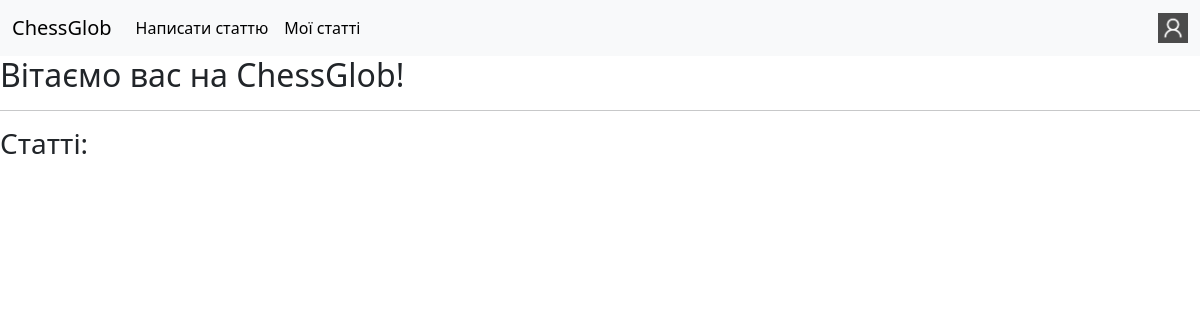
Page / (signed in) on the earlier database version.
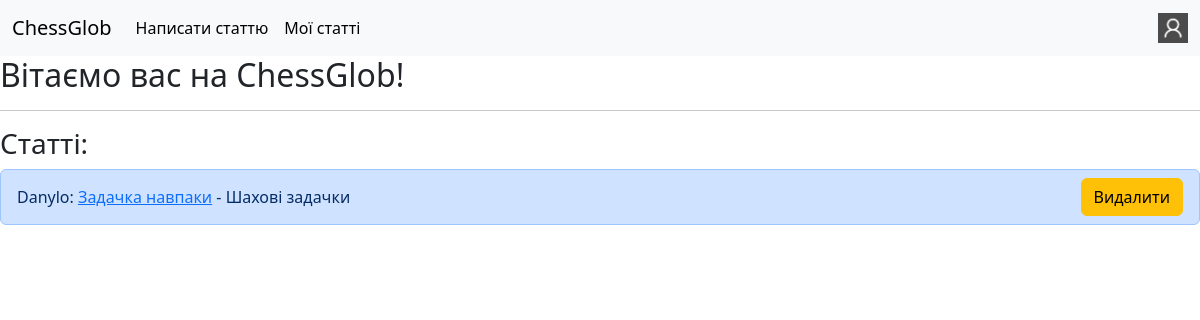
Same page on the later database version.
### blog/models.py (models this page shows, shortened)
class Article(models.Model):
    class Categories(models.TextChoices):
        other = "Інше"
        debut = "Дебют"
        middle_game = "Мітельшпіль"
        end_game = "Ендшпіль"
        history = "Історія"
        etude = "Шахові задачки"
    author = models.ForeignKey(MyUser, models.CASCADE)
    name = models.CharField(max_length=32)
    category = models.CharField(choices=Categories.choices, default=Categories.other)
    elements_num = models.IntegerField(default=1)

### auth_sys/models.py (models this page shows, shortened)
class MyUser(AbstractBaseUser, PermissionsMixin):
    class Roles(models.TextChoices): #Усі можливі ролі
        USER = "user"
        ADMINISTRATOR = "administrator"
    username = models.CharField(unique=True, max_length=16)
    email = models.EmailField(unique=True)
    role = models.CharField(choices=Roles.choices, default=Roles.USER)
    first_name = models.CharField(blank=True, null=True, max_length=16)
    last_name = models.CharField(blank=True, null=True, max_length=32)
    birth_date = models.DateField(blank=True, null=True)
    is_staff = models.BooleanField(default=False)
    is_superuser = models.BooleanField(default=False)
    is_active = models.BooleanField(default=True)
    objects = MyUserManager() #Це потрібно для створення самого акаунту
    USERNAME_FIELD = "username"
    REQUIRED_FIELDS = ["email"]

### blog/views.py (the view)
# urls.py: path("", views.index, name="index"),
def index(request):
    return render(request, "blog/index.html", {"articles":models.Article.objects.all()})

### templates/blog/index.html (shortened to what this page needs)
{% extends "base.html" %}
{% block body %}
<h2>Вітаємо вас на ChessGlob!</h2>
<hr>
<h3>Статті:</h3>
<ul class="list-group">
    {% for article in articles %}
    <li class="list-group-item list-group-item-primary d-flex justify-content-between align-items-center">
        <div>
            {{ article.author.username }}: <a href="{% url 'blog:view_article' article.pk%}">{{ article.name }}</a> - {{ article.category }}
        </div>
        {% if user == article.author or user.role == article.author.Roles.ADMINISTRATOR %}
        <a class="btn btn-warning" href="{% url 'blog:delete_article' article.pk %}" role="button" onclick="return confirm('Ви точно хочете видалити цю статтю?')">Видалити</a>
        {% endif %}
    </li>
    {% endfor %}
</ul>
{% endblock %}

### templates/base.html (shortened to what this page needs)
{% load static %}
<!DOCTYPE html>
<html lang="uk">
<head>
    <link href="https://cdn.jsdelivr.net/npm/bootstrap@5.3.8/dist/css/bootstrap.min.css" rel="stylesheet">
</head>
<body>
     <nav class="navbar navbar-expand-lg bg-body-tertiary">
        <div class="container-fluid">
            <a class="navbar-brand" href="{% url 'blog:index' %}">ChessGlob</a>
            {% if user.is_authenticated %}
            <div class="collapse navbar-collapse" id="navbarSupportedContent">
                <ul class="navbar-nav me-auto mb-2 mb-lg-0">
                    <li class="nav-item">
                        <a class="nav-link active" aria-current="page" href="{% url 'blog:create_article' %}">Написати статтю</a>
                    </li>
                    <li class="nav-item">
                        <a class="nav-link active" aria-current="page" href="#">Мої статті</a>
                    </li>
                </ul>
            </div>
            <a href="{% url 'blog:view_user_info' request.user.username %}"><img src="{% static 'img/standart.png' %}" width="30px" height="30px"></a>
            {% else %}
            <span>
            <a class="btn btn-secondary" href="{% url 'auth_sys:register' %}" role="button">Зарееструватися</a>
            <a class="btn btn-secondary" href="{% url 'auth_sys:login' %}" role="button">Увійти</a>
            </span>
            {% endif %}
        </div>
     </nav>
    {% block body %}{% endblock %}
</body>
</html>

Differences in the rows shown:
added Article: author.username "Danylo", name "Задачка навпаки", category "Шахові задачки", shows "Видалити"
